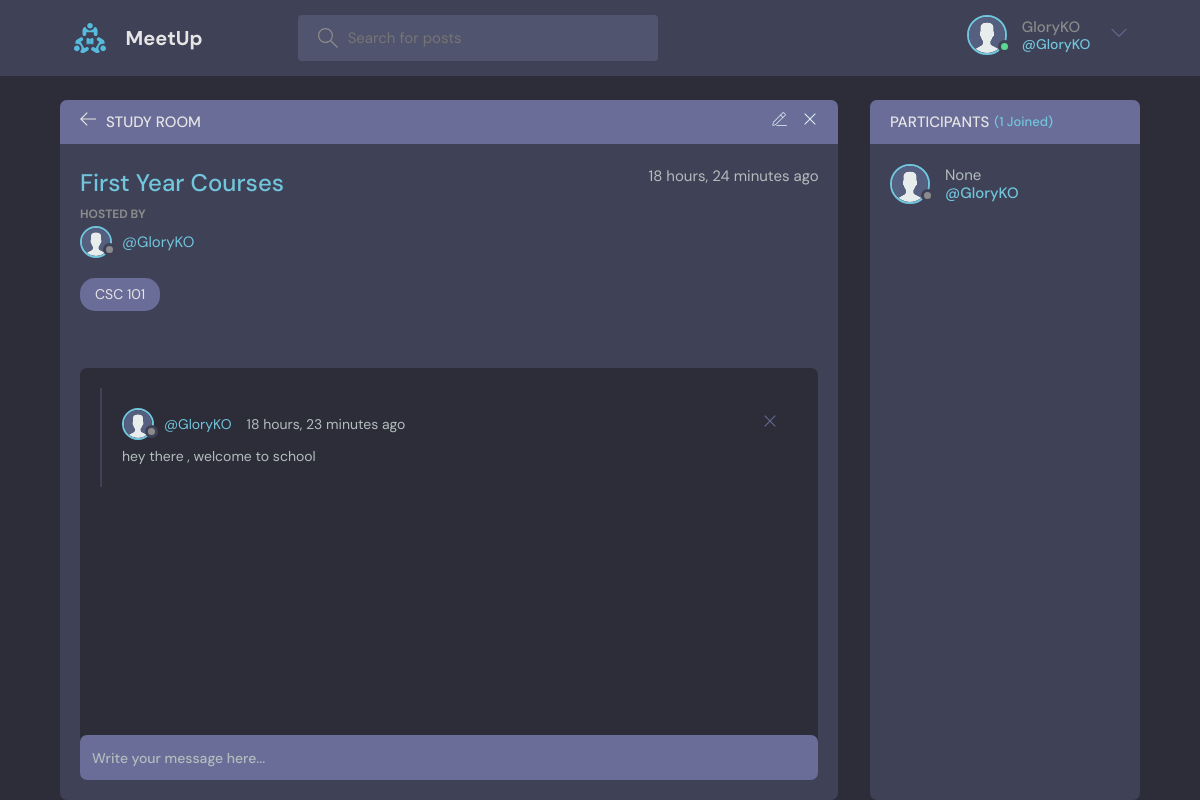
/room/1/ (signed in), run on the app's committed database.
### base/models.py (models this page shows, shortened)
class User(AbstractUser):
    name = models.CharField(max_length=200, null=True)
    email = models.EmailField(unique=True, null=True)
    bio = models.TextField(null=True)
    avatar = models.ImageField(null=True, default="avatar.svg")
    USERNAME_FIELD = 'email'
    REQUIRED_FIELDS = ['username']

class Room(models.Model):
    host = models.ForeignKey(User, on_delete=models.SET_NULL, null=True)
    topic = models.ForeignKey(Topic, on_delete=models.SET_NULL, null=True)
    name = models.CharField(max_length=200)
    description = models.TextField(null=True, blank=True)
    participants = models.ManyToManyField(
        User, related_name='participants', blank=True)
    updated = models.DateTimeField(auto_now=True)
    created = models.DateTimeField(auto_now_add=True)
    class Meta:
        ordering = ['-updated', '-created']

class Topic(models.Model):
    name = models.CharField(max_length=200)
    def __str__(self):
        return self.name

class Message(models.Model):
    user = models.ForeignKey(User, on_delete=models.CASCADE)
    room = models.ForeignKey(Room, on_delete=models.CASCADE)
    body = models.TextField()
    updated = models.DateTimeField(auto_now=True)
    created = models.DateTimeField(auto_now_add=True)
    class Meta:
        ordering = ['-updated', '-created']

### base/views.py (the view, shortened to what this page needs)
# urls.py: path('room/<str:pk>/', views.room, name="room"),
@login_required(login_url='login')
def room(request, pk):
    room = Room.objects.get(id=pk)
    room_messages = room.message_set.all()
    participants = room.participants.all()
    context = {'room': room, 'room_messages': room_messages,
               'participants': participants}
    return render(request, 'base/room.html', context)

### base/templates/base/room.html (shortened to what this page needs)
{% extends 'main.html' %}
{% block content %}
<main class="profile-page layout layout--2">
  <div class="container">
    <div class="room">
      <div class="room__top">
        <div class="room__topLeft">
          <a href="{% url 'home' %}">
            <svg version="1.1" xmlns="http://www.w3.org/2000/svg" width="32" height="32" viewBox="0 0 32 32">
              <title>arrow-left</title>
              <path
                d="M13.723 2.286l-13.723 13.714 13.719 13.714 1.616-1.611-10.96-10.96h27.625v-2.286h-27.625l10.965-10.965-1.616-1.607z">
              </path>
            </svg>
          </a>
          <h3>Study Room</h3>
        </div>
        {% if room.host == request.user %}
        <div class="room__topRight">
          <a href="{% url 'update-room' room.id %}">
          </a>
          <a href="{% url 'delete-room' room.id %}">
            <svg version="1.1" xmlns="http://www.w3.org/2000/svg" width="32" height="32" viewBox="0 0 32 32">
              <title>remove</title>
              <path
                d="M27.314 6.019l-1.333-1.333-9.98 9.981-9.981-9.981-1.333 1.333 9.981 9.981-9.981 9.98 1.333 1.333 9.981-9.98 9.98 9.98 1.333-1.333-9.98-9.98 9.98-9.981z">
              </path>
            </svg>
          </a>
        </div>
        {% endif %}
      </div>
      <div class="room__box scroll">
        <div class="room__header scroll">
          <div class="room__info">
            <h3>{{room.name}}</h3>
            <span>{{room.created|timesince}} ago</span>
          </div>
          <div class="room__hosted">
            <p>Hosted By</p>
            <a href="{% url 'user-profile' room.host.id %}" class="room__author">
              <div class="avatar avatar--small">
                <img src="{{room.host.avatar.url}}" />
              </div>
              <span>@{{room.host.username}}</span>
            </a>
          </div>
          <span class="room__topics">{{room.topic}}</span>
        </div>
        <div class="room__conversation">
          <div class="threads scroll">
            {% for message in room_messages %}
            <div class="thread">
              <div class="thread__top">
                <div class="thread__author">
                  <a href="{% url 'user-profile' message.user.id %}" class="thread__authorInfo">
                    <div class="avatar avatar--small">
                      <img src="{{message.user.avatar.url}}" />
                    </div>
                    <span>@{{message.user.username}}</span>
                  </a>
                  <span class="thread__date">{{message.created|timesince}} ago</span>
                </div>
                {% if request.user == message.user %}
                <a href="{% url 'delete-message' message.id %}">
                  <div class="thread__delete">
                    <svg version="1.1" xmlns="http://www.w3.org/2000/svg" width="32" height="32" viewBox="0 0 32 32">
                      <title>remove</title>
                      <path
                        d="M27.314 6.019l-1.333-1.333-9.98 9.981-9.981-9.981-1.333 1.333 9.981 9.981-9.981 9.98 1.333 1.333 9.981-9.98 9.98 9.98 1.333-1.333-9.98-9.98 9.98-9.981z">
                      </path>
                    </svg>
                  </div>
                </a>
                {% endif %}
              </div>
              <div class="thread__details">
                {{message.body}}
              </div>
            </div>
            {% endfor %}
          </div>
        </div>
      </div>
      <div class="room__message">
        <form action="" method="POST">
          <input name="body" placeholder="Write your message here..." />
        </form>
      </div>
    </div>
    <div class="participants">
      <h3 class="participants__top">Participants <span>({{participants.count}} Joined)</span></h3>
      <div class="participants__list scroll">
        {% for user in participants %}
        <a href="{%  url 'user-profile' user.id %}" class="participant">
          <div class="avatar avatar--medium">
            <img src="{{user.avatar.url}}" />
          </div>
          <p>
            {{user.name}}
            <span>@{{user.username}}</span>
          </p>
        </a>
        {% endfor %}
      </div>
    </div>
  </div>
</main>
{% endblock content %}

### templates/navbar.html (shortened to what this page needs)
{% load static %}
<header class="header header--loggedIn">
    <div class="container">
        <a href="{% url 'home' %}" class="header__logo">
            <img src="{% static 'images/logo.svg' %}" />
            <h1>MeetUp</h1>
        </a>
        <form class="header__search" method="GET" action="{% url 'home' %}">
            <label>
                <input name="q" placeholder="Search for posts" />
            </label>
        </form>
        <nav class="header__menu">
            {% if request.user.is_authenticated %}
            <div class="header__user">
                <a href="{% url 'update-user' %}">
                    <div class="avatar avatar--medium active">
                        <img src="{{request.user.avatar.url}}" />
                    </div>
                    <p>{{request.user.username}} <span>@{{request.user.username}}</span></p>
                </a>
                <button class="dropdown-button">
                    <svg version="1.1" xmlns="http://www.w3.org/2000/svg" width="32" height="32" viewBox="0 0 32 32">
                        <title>chevron-down</title>
                        <path d="M16 21l-13-13h-3l16 16 16-16h-3l-13 13z"></path>
                    </svg>
                </button>
            </div>
            {% else %}
            <a href="{% url 'login' %}">
                <img src="{% static 'images/avatar.svg' %}" />
                <p>Login</p>
            </a>
            {% endif %}
        </nav>
    </div>
</header>

### data on the page
User: user.avatar (placeholder picture), user.username "GloryKO", avatar (placeholder picture), name "None", username "GloryKO"
Room: name "First Year Courses", created "18 hours, 24 minutes", host.avatar (placeholder picture), host.username "GloryKO", topic "CSC 101"
Message: user.avatar (placeholder picture), user.username "GloryKO", created "18 hours, 23 minutes", body "hey there , welcome to school"

### other printed values
{{ participants.count }} "1"
